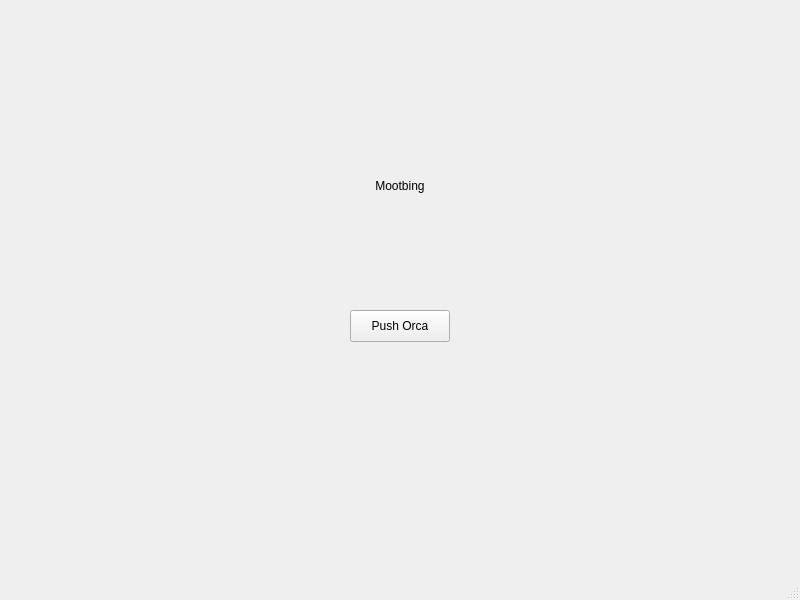
<?xml version="1.0" encoding="UTF-8"?>
<ui version="4.0">
 <class>MainWindow</class>
 <widget class="QMainWindow" name="MainWindow">
  <property name="geometry">
   <rect>
    <x>0</x>
    <y>0</y>
    <width>800</width>
    <height>600</height>
   </rect>
  </property>
  <property name="windowTitle">
   <string>MainWindow</string>
  </property>
  <widget class="QWidget" name="centralwidget">
   <widget class="QPushButton" name="push_orca">
    <property name="geometry">
     <rect>
      <x>350</x>
      <y>310</y>
      <width>100</width>
      <height>32</height>
     </rect>
    </property>
    <property name="text">
     <string>Push Orca</string>
    </property>
   </widget>
   <widget class="QLabel" name="mootbing">
    <property name="geometry">
     <rect>
      <x>300</x>
      <y>110</y>
      <width>200</width>
      <height>151</height>
     </rect>
    </property>
    <property name="autoFillBackground">
     <bool>false</bool>
    </property>
    <property name="text">
     <string>Mootbing</string>
    </property>
    <property name="alignment">
     <set>Qt::AlignCenter</set>
    </property>
   </widget>
  </widget>
  <widget class="QMenuBar" name="menubar">
   <property name="geometry">
    <rect>
     <x>0</x>
     <y>0</y>
     <width>800</width>
     <height>22</height>
    </rect>
   </property>
  </widget>
  <widget class="QStatusBar" name="statusbar"/>
 </widget>
 <resources/>
 <connections/>
</ui>
